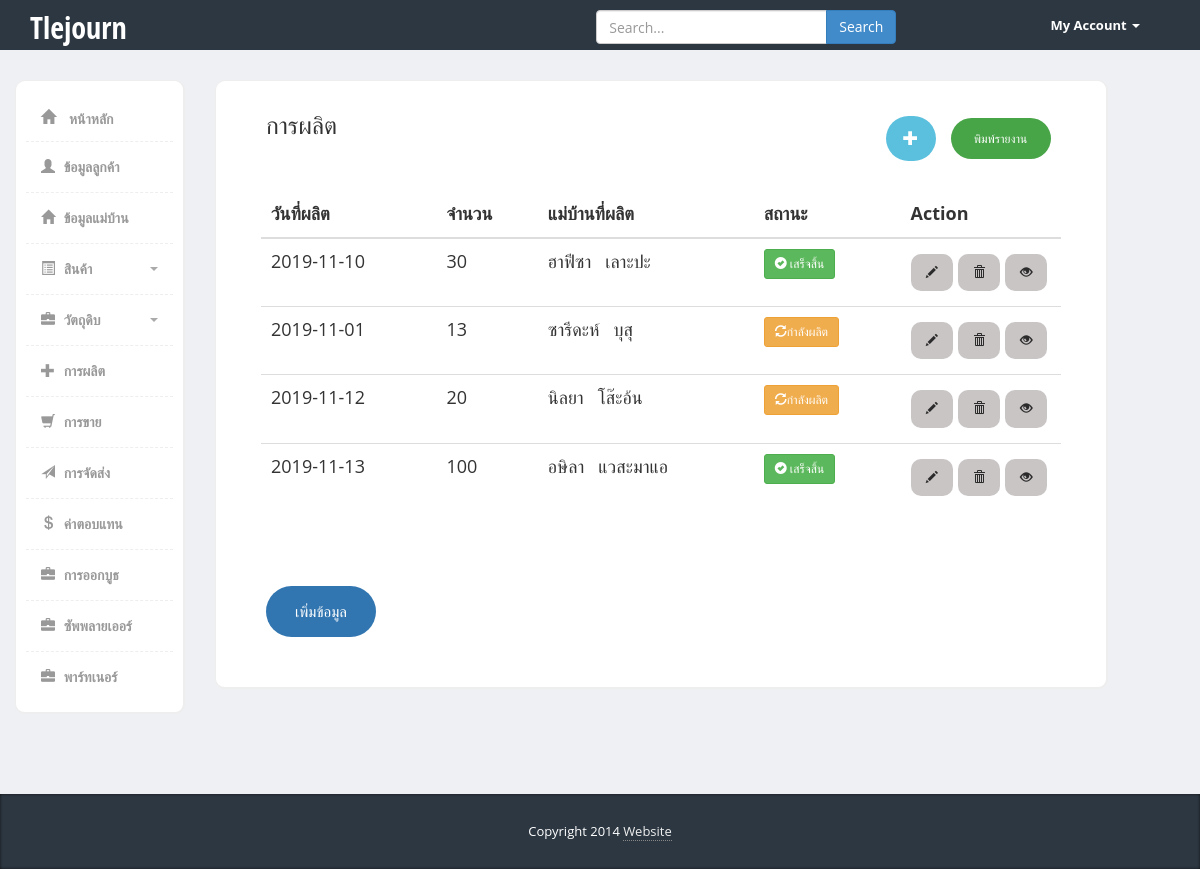
The page /src/pages/admin/generate/generate.php on the database its author committed.
### tables this page shows
CREATE TABLE `generate` (
  `generate_id` int(10) NOT NULL,
  `p_id` int(10) NOT NULL,
  `mem_id` int(10) NOT NULL,
  `generate_date` date NOT NULL,
  `generate_qty` int(10) NOT NULL,
  `status` varchar(50) NOT NULL DEFAULT 'กำลังผลิต',
  `sta` int(10) NOT NULL DEFAULT 1
);

CREATE TABLE `member` (
  `mem_id` int(10) NOT NULL,
  `mem_name` varchar(50) NOT NULL,
  `mem_lastname` varchar(50) NOT NULL,
  `mem_tel` varchar(20) NOT NULL,
  `mem_address` varchar(255) NOT NULL
);

### src/pages/admin/generate/generate.php (the view, shortened to what this page needs)
<?php
include('../../../libs/db.php');
?>
<!DOCTYPE html>
<html>
<head>
    <link href="../../../../bootstrap/css/bootstrap.min.css" rel="stylesheet">
    <link href="../../../../css/styles.css" rel="stylesheet">
</head>
<body>
    <?php  include('../../../../bar/head.php');?>
    <?php  include('../../../../bar/side.php');  ?>
    <div class="row">
        <div class="col-md-9">
            <div class="content-box-large">
                <div class="panel-heading">
                    <div class="panel-title">
                        <h3>การผลิต</h3>
                    </div>
                    <div class="panel-options">
                    <a href="form.php"><button class="button button-n3" style="vertical-align:middle"><span><i
                                        class="glyphicon glyphicon-plus"></i></span> </button></a>
                        <a href="#.php"><button class="button button-n2"
                                style="vertical-align:middle"><span>พิมพ์รายงาน</span> </button></a>
                    </div>
                </div>
                <div class="panel-body">
                <table class="table table-hover">
                        <thead>
                            <tr>
                                <th>วันที่ผลิต</th>
                                <th>จำนวน</th>
                                <th>แม่บ้านที่ผลิต</th>
                                <th>สถานะ</th>
                                <th width="20%">Action</th>
                            </tr>
                        </thead>
                        <tbody>
                            <?php
                        $sql = "SELECT * FROM generate INNER JOIN member on member.mem_id=generate.mem_id";
                        $result = $conn->query($sql);
                        if ($result->num_rows > 0) {
                            while($row = $result->fetch_assoc()) {
                               echo "<tr>";
                                    echo "<td>" . $row["generate_date"]. "</td>";
                                    echo "<td>" . $row["generate_qty"]. "</td>";
                                    echo "<td>" . $row["mem_name"]. '&nbsp;&nbsp;&nbsp;'.  $row["mem_lastname"]. "</td>";
                                    $st = 'เสร็จสิ้น';
                                    if ($st == $row["status"]){
                                    echo "<td> <button class='btn btn-success btn-sm'><i class='glyphicon glyphicon-ok-sign'></i><h7> " . $row["status"]."</h7></button> </td>";
                                    } else{
                                    echo "<td> <a href='status.php?txtID=$row[generate_id]'><span class='btn btn-warning btn-sm' ><i class='glyphicon glyphicon-refresh'></i>" . $row["status"]."</span></td>";
                                    }
                                    echo "<td>
                                    <a href='form_update.php?txtID=$row[generate_id]'><button class='buttons buttons2'><i class='glyphicon glyphicon-pencil'></i> </button>
                                    <a href='delete.php?txtID=" . $row['generate_id']. "' onclick=\"return confirm('ต้องการจะลบข้อมูลนี้ใช่หรือไม่?')\"><button class='buttons buttons3'><i class='glyphicon glyphicon-trash'></i> </button>
                                    <a href='view.php?txtID=$row[generate_id]'><button class='buttons buttons4'><i class='glyphicon glyphicon-eye-open'></i></button></td>";
                                    echo "</tr>";
                            }
                        }
                        ?>
                        </tbody>
                    </table>
                </div>
                <div class="panel-body">
                <a href="form.php"><button class="button button-n1"
                        style="vertical-align:middle"><span>เพิ่มข้อมูล</span> </button></a>
                </div>
            </div>
        </div>
        <div class="panel-body">
        </div>
    </div>
    </div>
    <div class="col-md-6">
    </div>
    </div>
    <footer>
        <div class="container">
            <div class="copy text-center">
                Copyright 2014 <a href='#'>Website</a>
            </div>
        </div>
    </footer>
</body>
</html>

### bar/head.php (shortened to what this page needs)
 	<div class="header">
     <div class="container">
        <div class="row">
           <div class="col-md-5">
              <div class="logo">
                 <h1><a href="index.html">Tlejourn</a></h1>
              </div>
           </div>
           <div class="col-md-5">
              <div class="row">
                <div class="col-lg-12">
                  <div class="input-group form">
                       <input type="text" class="form-control" placeholder="Search...">
                       <span class="input-group-btn">
                         <button class="btn btn-primary" type="button">Search</button>
                       </span>
                  </div>
                </div>
              </div>
           </div>
           <div class="col-md-2">
              <div class="navbar navbar-inverse" role="banner">
                  <nav class="collapse navbar-collapse bs-navbar-collapse navbar-right" role="navigation">
                    <ul class="nav navbar-nav">
                      <li class="dropdown">
                        <a href="#" class="dropdown-toggle" data-toggle="dropdown">My Account <b class="caret"></b></a>
                      </li>
                    </ul>
                  </nav>
              </div>
           </div>
        </div>
     </div>
</div>

### bar/side.php (shortened to what this page needs)
<div class="page-content">
    	<div class="row">
		  <div class="col-md-2">
		  	<div class="sidebar content-box" style="display: block;">
                <ul class="nav">
                    <li><a href="../main/index.php" class="glyphicon glyphicon-home"> หน้าหลัก</a></li>
                    <li><a href="../customer/customer.php"><i class="glyphicon glyphicon-user"></i> ข้อมูลลูกค้า</a></li>
                    <li><a href="../member/member.php"><i class="glyphicon glyphicon-home"></i> ข้อมูลแม่บ้าน</a></li>
                    <li class="submenu">
                         <a href="#">
                            <i class="glyphicon glyphicon-list-alt"></i> สินค้า
                            <span class="caret pull-right"></span>
                         </a>
                    </li>
                    <li class="submenu">
                         <a href="#">
                            <i class="glyphicon glyphicon-briefcase"></i> วัตถุดิบ
                            <span class="caret pull-right"></span>
                         </a>
                    </li>
                    <li><a href="../generate/generate.php"><i class="glyphicon glyphicon-plus"></i> การผลิต</a></li>
                    <li><a href="../sale/sale.php"><i class="glyphicon glyphicon-shopping-cart"></i> การขาย</a></li>
                    <li><a href="../send/send.php"><i class=" glyphicon glyphicon-send"></i> การจัดส่ง</a></li>
                    <li><a href="../salary/salary.php"><i class="glyphicon glyphicon-usd"></i> ค่าตอบแทน</a></li>
                    <li><a href="../booth/booth.php"><i class="glyphicon glyphicon-briefcase"></i> การออกบูธ</a></li>
                    <li><a href="../supplier/supplier.php"><i class="glyphicon glyphicon-briefcase"></i> ซัพพลายเออร์</a></li>
                    <li><a href="../partner/partner.php"><i class="glyphicon glyphicon-briefcase"></i> พาร์ทเนอร์</a></li>
                </ul>
             </div>
		  </div>

### css/styles.css (style rules this page uses)
body { font-family: 'Open Sans', sans-serif; background-color: #f7f7f7; position: relative; margin: 0px; font-size: 18px; padding: 0px; }
.page-content > .row { margin-left: 0px !important; margin-right: 0px !important; margin-top: 30px; }
footer { background-color:#2c3742; box-shadow:inset 0px 0px 3px #111; color:#fff; font-size:14px; line-height:25px; padding:10px 0px 10px 0px; bottom: 0px; }
footer a { color:#eee; text-decoration:none; border-bottom:1px dotted #888; }
footer .copy { font-size:13px; margin:15px 0px; }
.header { height:50px; background-color: #2c3742; }
.header .logo h1 { font-size:30px; margin:0px; padding:10px 0px; }
.header .logo h1 a { color:#fff; font-family: 'Open Sans Condensed', sans-serif; }
.header .form { margin-top:10px; width:100%; max-width:300px; margin:10px auto; }
.header .navbar * { box-shadow:none !important; }
.header .navbar { background:none !important; border:0px !important; }
.header .navbar .nav > li > a { color:#fff !important; font-size:13px !important; border-bottom:0px !important; margin-top:0px !important; font-weight:bold; }
.header .navbar-collapse { border:0px !important; }
.header .navbar-nav .caret { border-top-color:#fff !important; border-bottom-color:#fff !important; }
.content-box, .content-box-large { margin-bottom:30px; background: #fff; border-radius:10px; padding:10px; border-left:1px solid #eee; border-top:1px solid #eee; border-right:2px solid #eee; border-bottom:2px solid #eee; }
.content-box-large { padding: 20px; }
.sidebar ul.nav, .sidebar ul.nav ul { list-style: none; padding: 0px; margin: 0px; }
.sidebar .nav > li { margin: 0; border-bottom:1px dashed #eee; }
.sidebar .nav > li:last-child { border-bottom:0px; }
.sidebar .nav > li > a { font-size: 14px; line-height: 20px; padding: 15px 15px; color: #999; display: block; font-weight:bold; background:none; text-decoration: none; border-top:0px; font-weight:bold; }
.sidebar .nav > li > a > i { margin-right:5px; }
.sidebar .nav a .caret { float: right; width: 0; height: 0; display: inline-block; vertical-align: top; border-top: 4px solid #aaa; border-right: 4px solid transparent; border-left: 4px solid transparent; content: ""; margin-top: 8px; margin-left: 2px; }
body { background-color: #eff0f3; }
.panel-heading>.panel-title, .content-box-header .panel-title { float: left; padding: 10px 15px; padding-top: 0px; }
.panel-heading>.panel-title>*, .content-box-header .panel-title>* { margin: 0; }
.panel-heading>.panel-options, .content-box-header .panel-options { float: right; padding-right: 15px; }
.panel-heading>.panel-options>a, .content-box-header .panel-options>a { margin-top: 10px; }
.panel-body { clear:both; }
.button { display: inline-block; border-radius: 50px; border: none; color: #FFFFFF; text-align: center; font-size: 12px; padding: 12px; width: 100px; transition: all 0.5s; cursor: pointer; margin: 5px; }
.button-n1 { background-color: #3276b1; font-size: 15px; padding: 15px; width: 110px; }
.button-n2 { background-color: #47a447; }
.button-n3 { background-color: #5bc0de; font-size: 15px; padding: 12px; width: 50px; }
.button span { cursor: pointer; display: inline-block; position: relative; transition: 0.5s; }
.button span:after { content: '\00bb'; position: absolute; opacity: 0; top: 0; right: -20px; transition: 0.5s; }
.buttons { background-color: #c9c5c5; border: none; color: rgb(44, 43, 43); padding: 10px 15px; text-align: center; text-decoration: none; display: inline-block; font-size: 12px; margin: 5px 0.25px; -webkit-transition-duration: 0.4s; transition-duration: 0.4s; cursor: pointer; border-radius: 10px; }

### rows shown on the page
generate: generate_date "2019-11-10", generate_qty "30", mem.mem_name "ฮาฟีซา", mem.mem_lastname "เลาะปะ", status "เสร็จสิ้น"
generate: generate_date "2019-11-01", generate_qty "13", mem.mem_name "ซารีดะห์", mem.mem_lastname "บุสุ", status "กำลังผลิต"
generate: generate_date "2019-11-12", generate_qty "20", mem.mem_name "นิลยา", mem.mem_lastname "โส๊ะอ้น", status "กำลังผลิต"
generate: generate_date "2019-11-13", generate_qty "100", mem.mem_name "อษิลา", mem.mem_lastname "แวสะมาแอ", status "เสร็จสิ้น"
